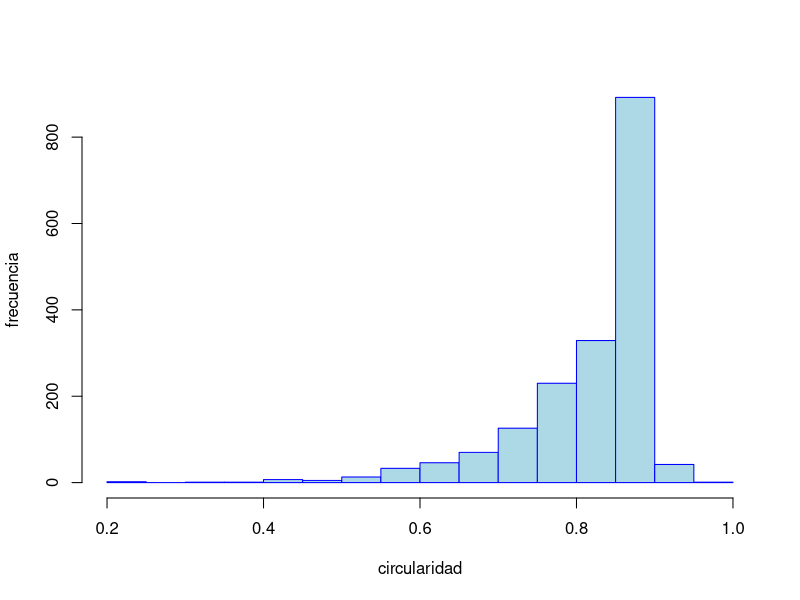
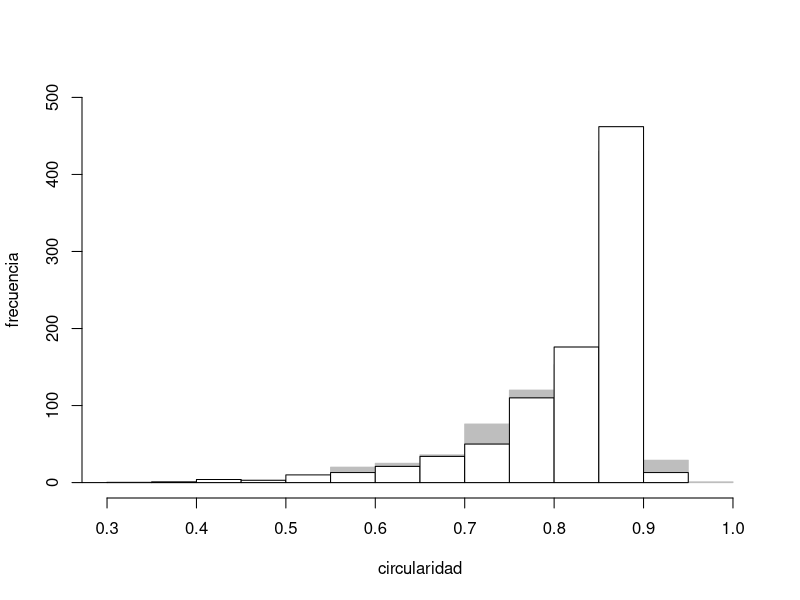
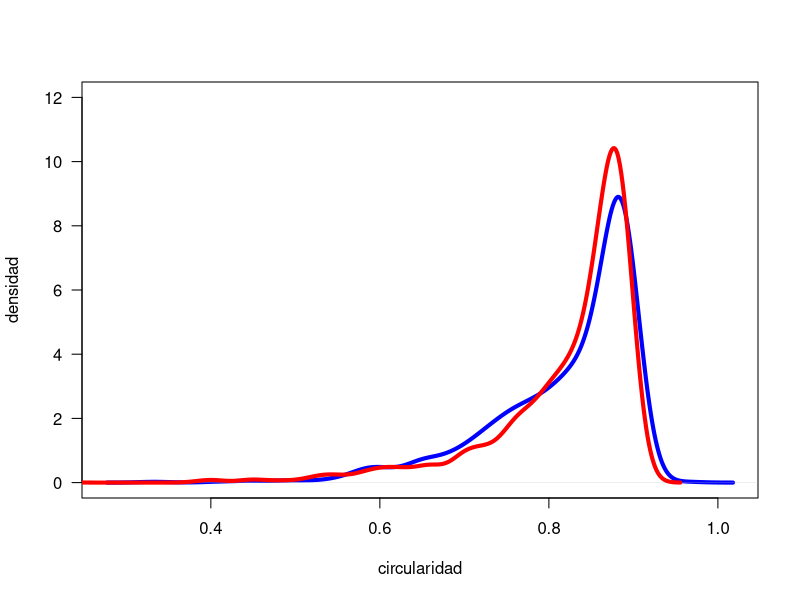
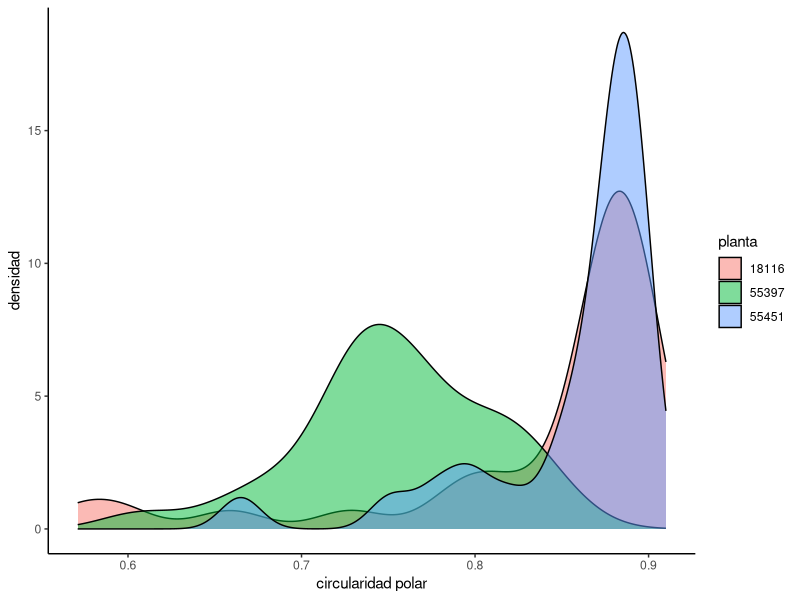
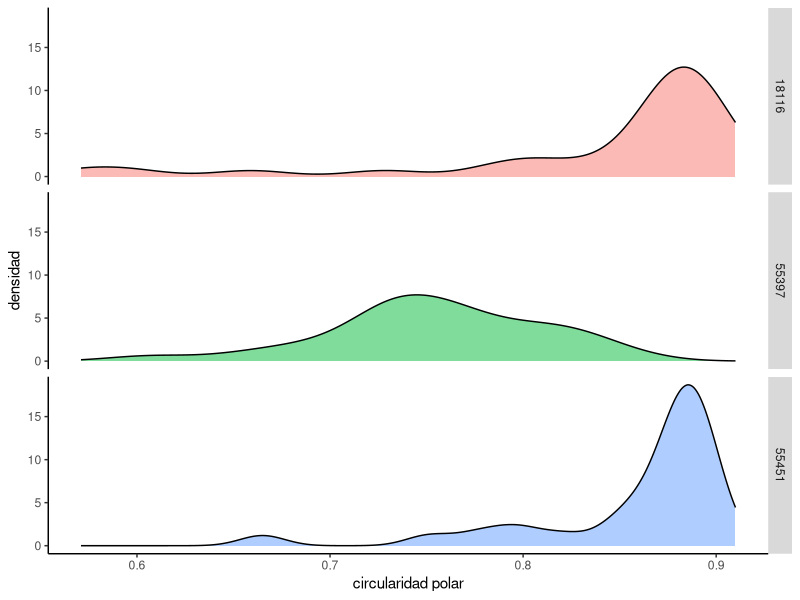
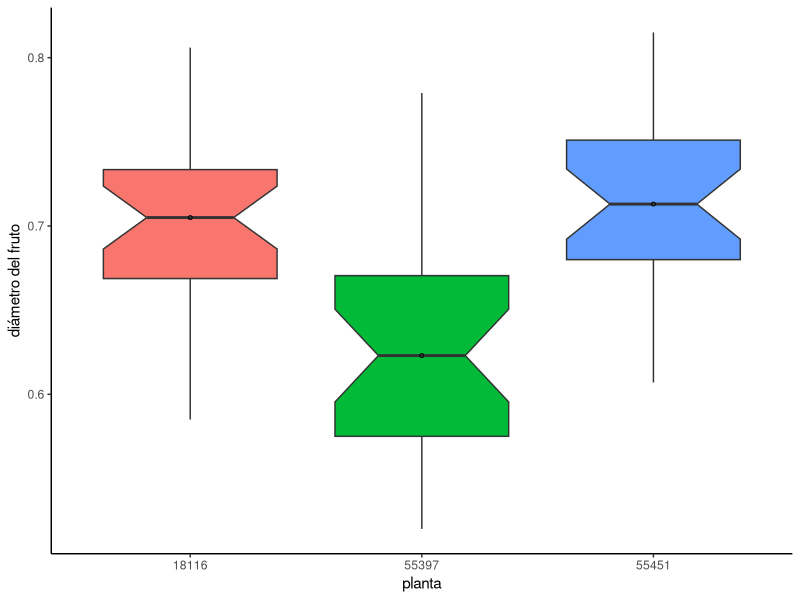
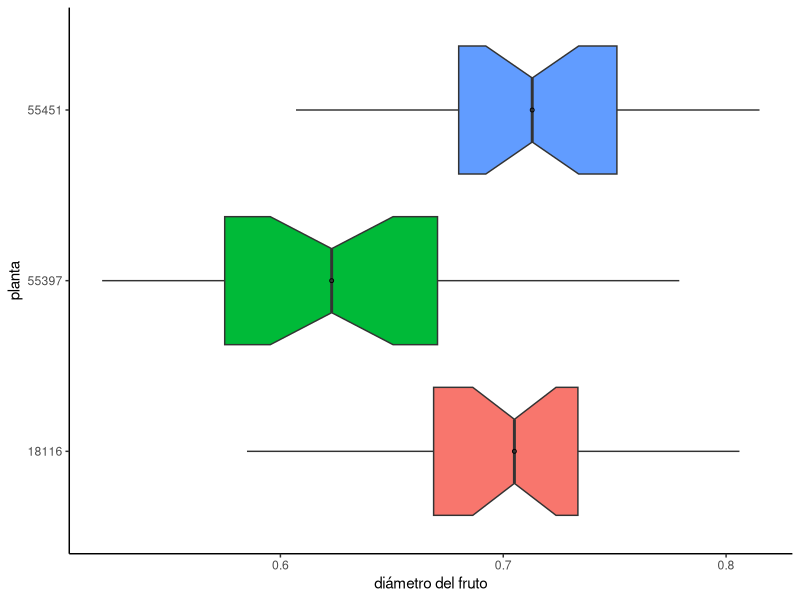
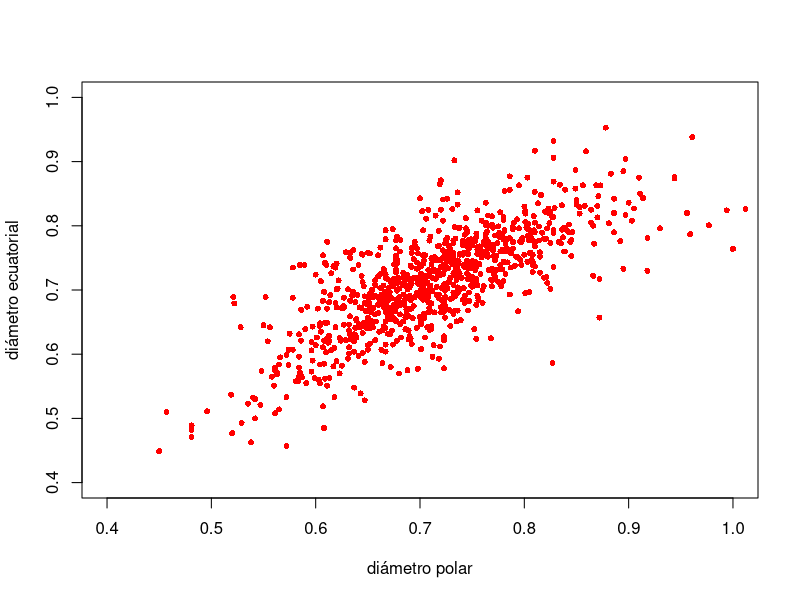

The R script that drew these images, in order:
## ---- chunk 1
psy<-read.table("psy08.txt",head=T)

# encabezado de base
head(psy)[,1:4]


# variables
names(psy)


# estructura (y tipos) de variables
str(psy,vec.len=1)


# planta como factor
psy$planta<-as.factor(psy$planta)
levels(psy$planta)

## ---- chunk 2
# variables
names(psy)


# circularidad
cipol<-psy$circularidad.polar
ciequ<-psy$circularidad.ecuatorial
cir<-c(cipol,ciequ)
cir[1:10]


# histogramas de frecuencia
hist(cir,breaks=20,col="lightblue",
     border="blue",main="",
     ylab="frecuencia",
     xlab="circularidad")
## ---- chunk 3
hist(cipol, breaks=20, col="grey",
     border="grey", main="",
     ylab="frecuencia", ylim=c(0,500),
     xlab="circularidad");  hist(ciequ,breaks=20, col="white",
     border="black", main="",
     add=T)
## ---- chunk 4
cipol<-na.omit(cipol)
ciequ<-na.omit(ciequ)
plot(density(cipol), main="",   xlab="circularidad", ylab="densidad", 
     las=1, col="blue", lwd=4, ylim=c(0,12)); lines(density(ciequ), main="",
     las=1, col="red", lwd=4)
## ---- chunk 5
library(ggplot2)

# subconjunto de datos
plantri<-c(levels(psy$planta)[c(1,3,4)])
psy2<-na.omit(psy[psy$planta %in% plantri,])


# superpuesto
ggplot(data=psy2,aes(x=circularidad.polar,group=planta,fill=planta)) + 
  geom_density(adjust=1, alpha=0.5) + 
   theme(panel.background = element_blank(),
         axis.line = element_line()) +
   labs(y ="densidad",x="circularidad polar")

## ---- chunk 6
# en capas
ggplot(data=psy2,aes(x=circularidad.polar,group=planta,fill=planta)) + 
  geom_density(adjust=1, alpha=0.5) + 
   theme(legend.position="none",
         panel.background = element_blank(),
         axis.line = element_line()) +
   labs(y ="densidad",x="circularidad polar") +
   facet_grid(planta ~ .)

## ---- chunk 7
names(psy)

f1<-ggplot(psy2, 
  aes(x=planta, y=diametro.polar.a, fill=planta)) +
  geom_boxplot(alpha=1,notch=T) +
  stat_summary(fun.y=median,geom="point",shape=1,size=1) +
  theme(legend.position="none",
        panel.background = element_blank(),
        axis.line = element_line() ) +
  labs(y="diámetro del fruto")

f1

## ---- chunk 8
f1 + coord_flip()

## ---- chunk 9
names(psy)

plot(psy$diametro.ecuatorial.a ~ psy$diametro.polar.a,
     xlab="diámetro polar",ylab="diámetro ecuatorial",
     ylim=c(0.4,1),xlim=c(0.4,1),
     cex=0.8,pch=16,col="red")
## ---- chunk 10
# diámetros
diam<-psy[,9:12]


plot(diam,
     cex=0.5,col="blue",pch=16,
     cex.lab=1.5,main="diámetros",
     font.main=1)

## ---- chunk 11

library(ellipse)
library(lattice)

# función previa
panel.corrgram <- function(x,y,z, at, level=0.9, label=False, ...)
{
	require("ellipse", quietly=T)
	zcol = level.colors(z, at=at,
	          col.regions=colorRampPalette(c("red","white","blue")))
	for (i in seq(along=z)){
		ell <- ellipse(z[i], level=level, npoints=50,
		scale=c(.2,.2), centre=c(x[i], y[i]))
		panel.polygon(ell, col=zcol[i],
		border=zcol[i], ...)
	}
	if(label)
		panel.text(x=x, y=y, lab=100*round(z, 2),
		cex=0.8,col=ifelse(z<0, "white", "black"))
}


# preparación de correlaciones
names(diam)
colnames(diam)<-c("d1","d2","d3","d4")
names(diam)
cord<-cor(diam, use="pairwise.complete.obs")
oldplot <- options(digits=1)
cord
options(oldplot)
## ---- chunk 12
# figura
print(levelplot(cord, at=do.breaks(c(-1.01,1.01), 20),
	xlab=NULL, ylab=NULL, colorkey=list(space="top",
	col=colorRampPalette(c("red","white","blue"))), scales=list(x=list(rot=90)),
	panel=panel.corrgram,
	label=T))
## ---- chunk 13
# función previa de histograma
panel.hist= function(x, ...)
	{usr=par("usr"); on.exit(par(usr))
   par(usr = c(usr[1:2], 0, 1.5))
   h= hist(x, plot=FALSE)
   breaks = h$breaks; nB = length(breaks)
   y = h$counts; y = y/max(y)
   rect(breaks[-nB], 0, breaks[-1], y, 
   col= "orange", ...)
	}

# función previa de modelo lineal
panel.lm = function(x, y, col=par("col"), bg=NA,pch=par("pch"), cex=1, col.lm="red",...)
	{points(x, y, pch=16, col="darkgreen", bg=bg, cex=0.7)
   ok = is.finite(x) & is.finite(y)
   if (any(ok)) 
       abline(lm(y[ok] ~ x[ok]))
}

# figura
# names(psy)
circularidad<-psy$circularidad.polar
perímetro<-psy$perimetro.polar 
diámetro<-psy$diametro.polar.a
pairs(~ circularidad + perímetro + diámetro,
   lower.panel=panel.lm, diag.panel=panel.hist,
   upper.panel=panel.lm) 

## ---- chunk 14
# para acceder al artículo activa los siguientes comandos (sin #)
# uri<-"http://www.lillo.org.ar/revis/lilloa/2011-48-2/lilloa-48-07.pdf"
# download.file(uri,"psy08.pdf",method="internal",mode="wb")
